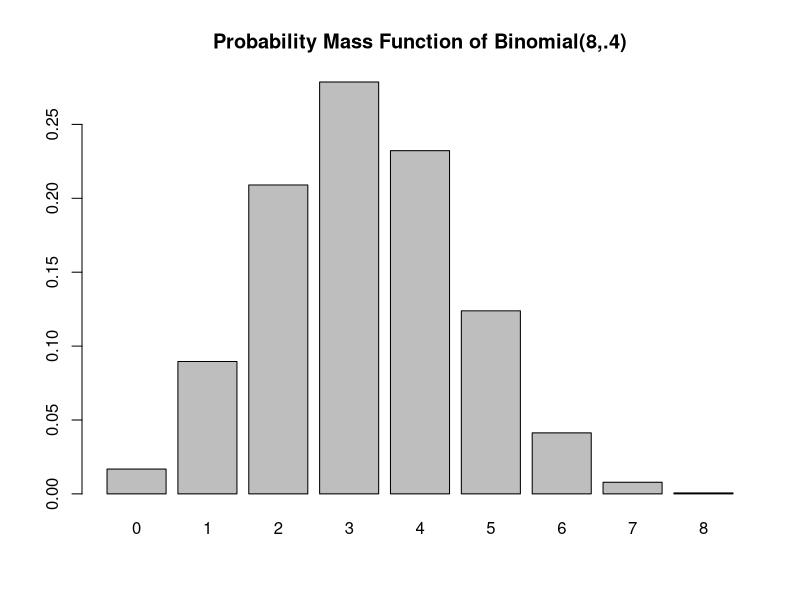
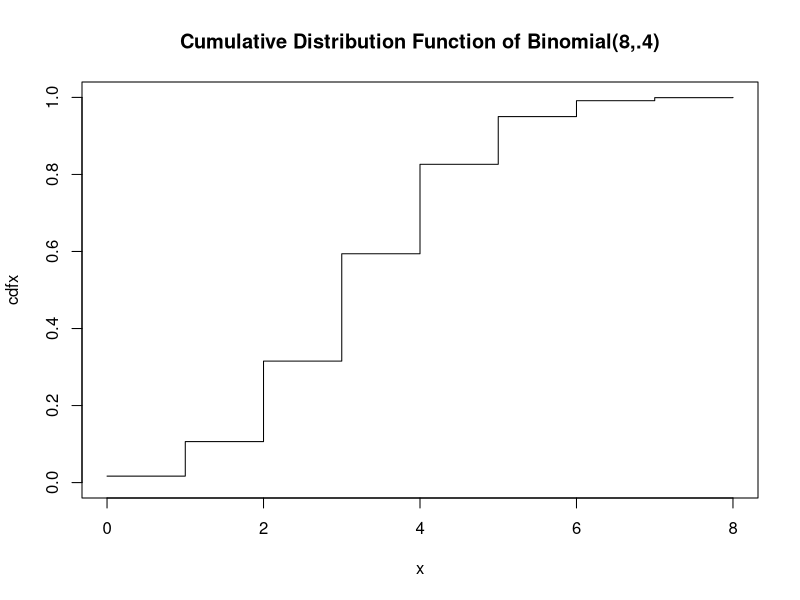
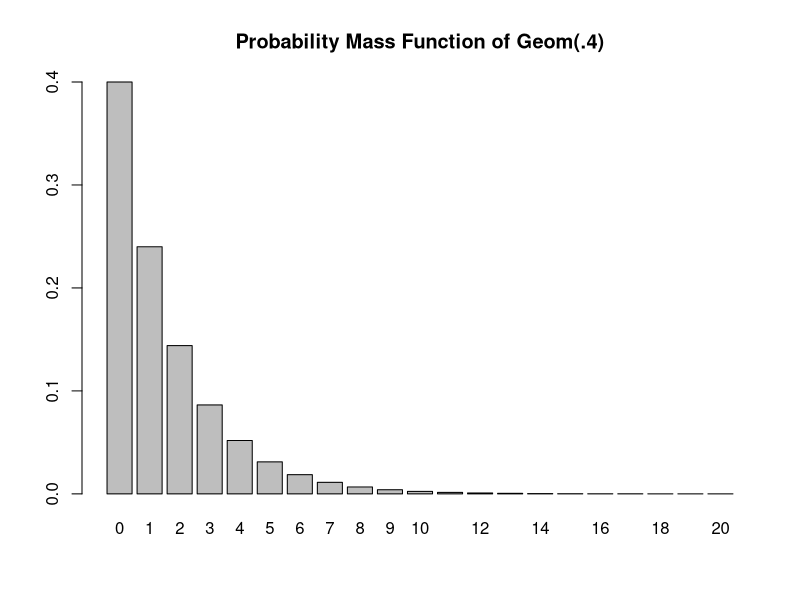
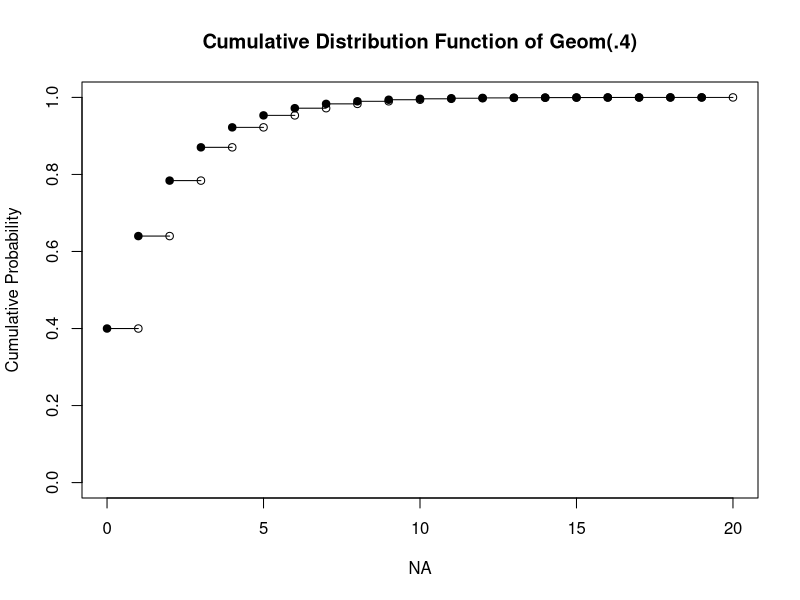
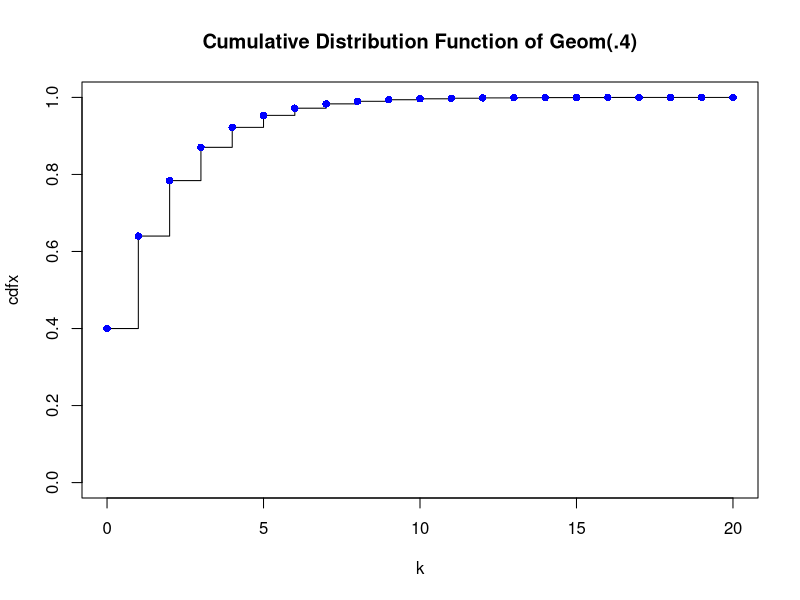
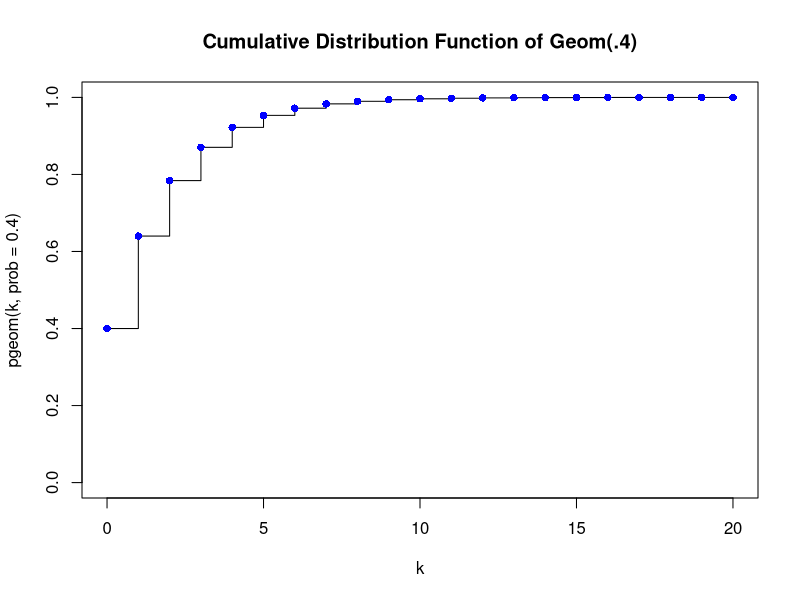
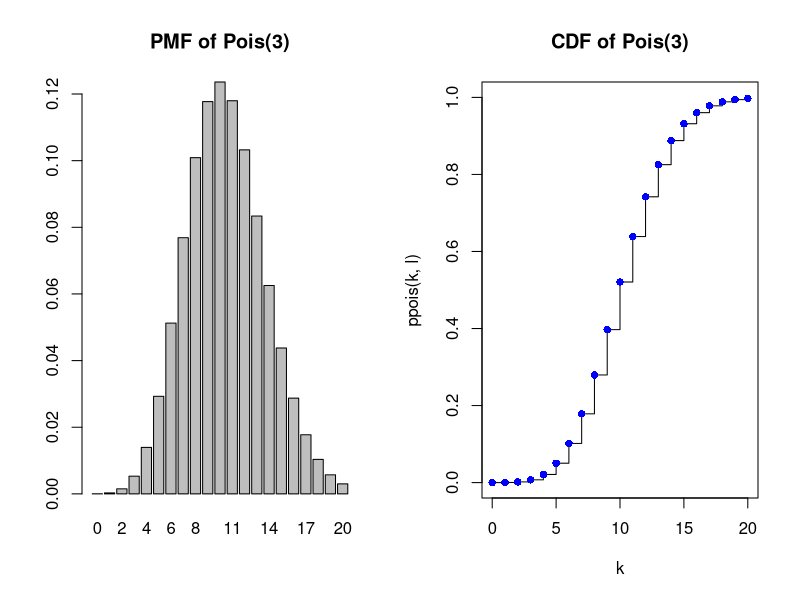
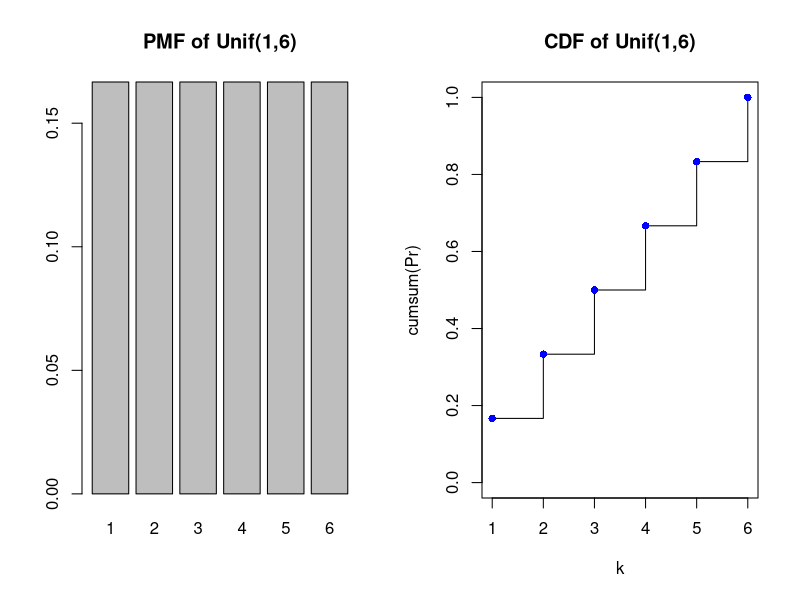

Generate these figures, in order, with R:
## ---- chunk 1
knitr::opts_chunk$set(echo = TRUE)
## ---- chunk 2
#Parameters
p <- .3 # the probability of a success

#Generating 10 random values
rbinom(10, size=1, prob=p)
## ---- chunk 3
#All possible values
k <- 0:1
#Associated probabilities
Pr <- dbinom(k, size=1, prob=p)
#expectation
sum(k*Pr)
## ---- chunk 4
bernoulli.sim <- rbinom(100, size=1, prob=p)

# Expectation
p
# from sample
mean(bernoulli.sim)

# Variance
p*(1-p)
#from sample
var(bernoulli.sim)
## ---- chunk 5
#Parameters
n <- 8  #the number of flips / attempts
p <- .4 #the probability of success

#Generate 10 random values
rbinom(10, size=n, prob=p)

#Calculate P(X=3)
dbinom(x=3, size=n, prob=p)

#Calculate all probabilities
dbinom(x=0:8, size=n, prob=p)

#Calculate P(X <= 3)
pbinom(q=3, size=n, prob=p)
## ---- chunk 6
#All possible values
k <- 0:n
#Associated probabilities
Pr <- dbinom(k, size=n, prob=p)
#expectation
sum(k*Pr)
n*p
## ---- chunk 7
barplot(Pr, names=k, main="Probability Mass Function of Binomial(8,.4)")
## ---- chunk 8
x <- 0:8
cdfx <- pbinom(x, size=n,prob=.4)
plot(x, cdfx, type="s", main="Cumulative Distribution Function of Binomial(8,.4)", ylim=c(0,1))
## ---- chunk 9
binomial.sim <- rbinom(10000, size=n, prob=p)

# Expectation
n*p
# from sample
mean(binomial.sim)

# Variance
n*p*(1-p)
#from sample
var(binomial.sim)
## ---- chunk 10
#Parameters
p <- .4 #The probability of success on each trial

#Generate 10 random values
rgeom(10, prob=p)
## ---- chunk 11
k <- 0:20
Pr <- dgeom(k, prob=p)
barplot(Pr, names=k, main="Probability Mass Function of Geom(.4)")
## ---- chunk 12
cdfx <- cumsum(Pr)

# if you want it to look really proper
n <- length(k)
plot(x = NA, y = NA, pch = NA, 
     xlim = c(0, max(k)), 
     ylim = c(0, 1),
     ylab = "Cumulative Probability",
     main = "Cumulative Distribution Function of Geom(.4)")
points(x = k[-n], y = cdfx[-n], pch=19)
points(x = k[-1], y = cdfx[-n], pch=1)
for(i in 1:(n-1)) points(x=k[i+0:1], y=cdfx[c(i,i)], type="l")
## ---- chunk 13
plot(k, cdfx, type="s", main="Cumulative Distribution Function of Geom(.4)", ylim=c(0,1))
points(k, cdfx, pch = 16, col = "blue")
## ---- chunk 14
plot(k, pgeom(k, prob=.4), type="s", main="Cumulative Distribution Function of Geom(.4)", ylim=c(0,1))
points(k, cdfx, pch = 16, col = "blue")
## ---- chunk 15
geom.sim <- rgeom(10000, prob=p)

# Expectation
(1-p)/p
# from sample
mean(geom.sim)

# Variance
(1-p)/(p^2)
#from sample
var(geom.sim)
## ---- chunk 16
#Parameters
l <- 10.5 #The rate parameter, average occurrences per unit time
     #It is lambda, but I'll call it "l"

#Generate 10 random values
rpois(10, lambda=l)
## ---- chunk 17
par(mfrow=c(1,2))
k <- 0:20
Pr <- dpois(k,l)

barplot(Pr, names=k, main="PMF of Pois(3)")
plot(k, ppois(k, l), type="s", main="CDF of Pois(3)", ylim=c(0,1))
points(k, ppois(k, l), pch = 16, col = "blue")
## ---- chunk 18
pois.sim <- rpois(10000, lambda=l)

# Expectation & Variance
l
# mean from sample
mean(pois.sim)
#variance from sample
var(pois.sim)
## ---- chunk 19
#Parameters
a <- 1 #lower bound, inclusive
b <- 6 #upper bound, inclusive

#Generate 10 random values
sample(a:b, 10, replace=TRUE) #replace=TRUE is important
## ---- chunk 20
par(mfrow=c(1,2))
k <- a:b
Pr <- rep(1/(b-a+1), length(k))

barplot(Pr, names=k, main="PMF of Unif(1,6)")
plot(k, cumsum(Pr), type="s", main="CDF of Unif(1,6)", ylim=c(0,1))
points(k, cumsum(Pr), pch = 16, col = "blue")
## ---- chunk 21
# Parameters
a <- 0 #lower bound
b <- 1 #upper bound

#generate 10 random values
runif(10, min=a, max=b)

## ---- chunk 22

par(mfrow=c(1,2))
x <- seq(a,b, length.out=100)

plot(x, dunif(x, a, b), type="l", main="PDF of Unif(0,1)", ylab="density", ylim=c(0,1))
plot(x, punif(x, a, b), type="l", main="CDF of Unif(0,1)", ylab="F(x)")

## ---- chunk 23
unif.sim <- runif(10000, min=a, max=b)

# Expectation
(a+b)/2
# mean from sample
mean(unif.sim)

#variance
(b-a)^2/12
#variance from sample
var(unif.sim)
## ---- chunk 24
#Parameters
mu <- 5 #the mean/location of the distribution
sigma2 <- 4 #the variance is in squared units!!
sigma <- sqrt(sigma2) #sigma is the standard deviation, not the variance

#generate 10 random values
rnorm(10, mean=mu, sd=sigma)
## ---- chunk 25

par(mfrow=c(1,2))
x <- seq(mu-3*sigma, mu+3*sigma, length.out=100)

plot(x, dnorm(x, mu, sigma), type="l", main="PDF of Normal(5, 2^2)", ylab="density")
plot(x, pnorm(x, mu, sigma), type="l", main="CDF of Normal(5, 2^2)", ylab="F(x)")

## ---- chunk 26
mu <- 15
sigma <- 4
t <- seq(mu-4*sigma, mu+4*sigma, length.out=1000)
d <- dnorm(t, mean=mu, sd=sigma)

w <- t[2]-t[1]

head(t)
head(d)

#Expected value
sum( t * (d*w))

## ---- chunk 27
normal.sim <- rnorm(10000, mean=mu, sd=sigma)

# Expectation
mu
# mean from sample
mean(normal.sim)

#variance
sigma2
#variance from sample
var(normal.sim)
## ---- chunk 28
normal.sim <- rnorm(1000000)

x <- .25 <= normal.sim & normal.sim <=.75

sum(x)/1000000

pnorm(.75)-pnorm(.25)

## ---- chunk 29
p=.25
random.geom <- rgeom(10000, prob=p)
hist(random.geom, breaks=25)
## ---- chunk 30
par (mfrow=c(2,2))
N <- 2
geom.sim <- rgeom(10000, p/N) / N
hist(geom.sim, breaks=100)
mean(geom.sim)

N <- 6
geom.sim <- rgeom(10000, p/N) / N
hist(geom.sim, breaks=100)
mean(geom.sim)

N <- 24
geom.sim <- rgeom(10000, p/N) / N
hist(geom.sim, breaks=100)
mean(geom.sim)

N <- 100
geom.sim <- rgeom(10000, p/N) / N
hist(geom.sim, breaks=100)
mean(geom.sim)
## ---- chunk 31
#Parameters
l <- 3 #The rate parameter, the average number of occurrences per unit time

#Generate 10 random values
rexp(10, rate=l)
## ---- chunk 32
par(mfrow=c(1,2))
x <- seq(0, 6/l, length.out=100)

plot(x, dexp(x, l), type="l", main="PDF of Exp(3)", ylab="density")
plot(x, pexp(x, l), type="l", main="CDF of Exp(3)", ylab="F(x)")
## ---- chunk 33
exp.sim <- rexp(10000, l)

# Expectation
1/l
# mean from sample
mean(exp.sim)

#variance
1/l^2
#variance from sample
var(exp.sim)
## ---- chunk 34
simulated.exp <- rexp(10000, rate=10)
hist(simulated.exp)
head(simulated.exp)


converted.poisson <- as.vector(table(floor(cumsum(simulated.exp))))
par(mfrow=c(1,2))
    hist(converted.poisson)
    hist(rpois(500, lambda=10))

## ---- chunk 35
deltas <- rnorm(30)
X <- 50 + c(0,cumsum(deltas))

plot(x=1:31, y=X, type="l")

